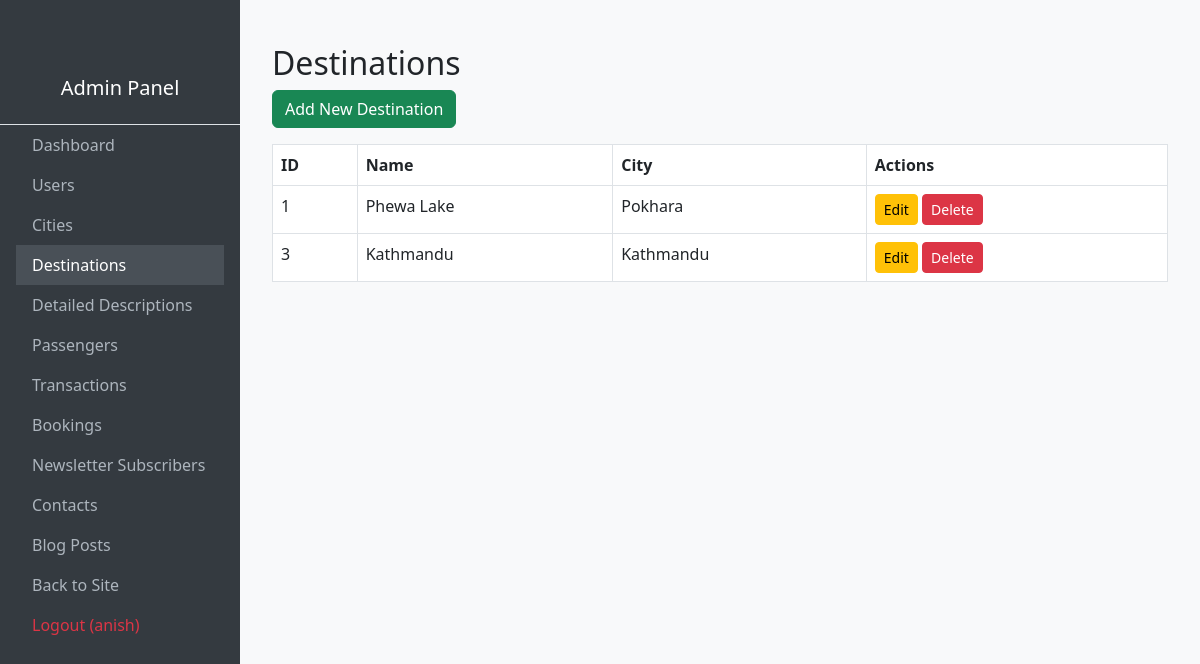
Before: /admin-panel/destinations/ (signed in) with the older database file.
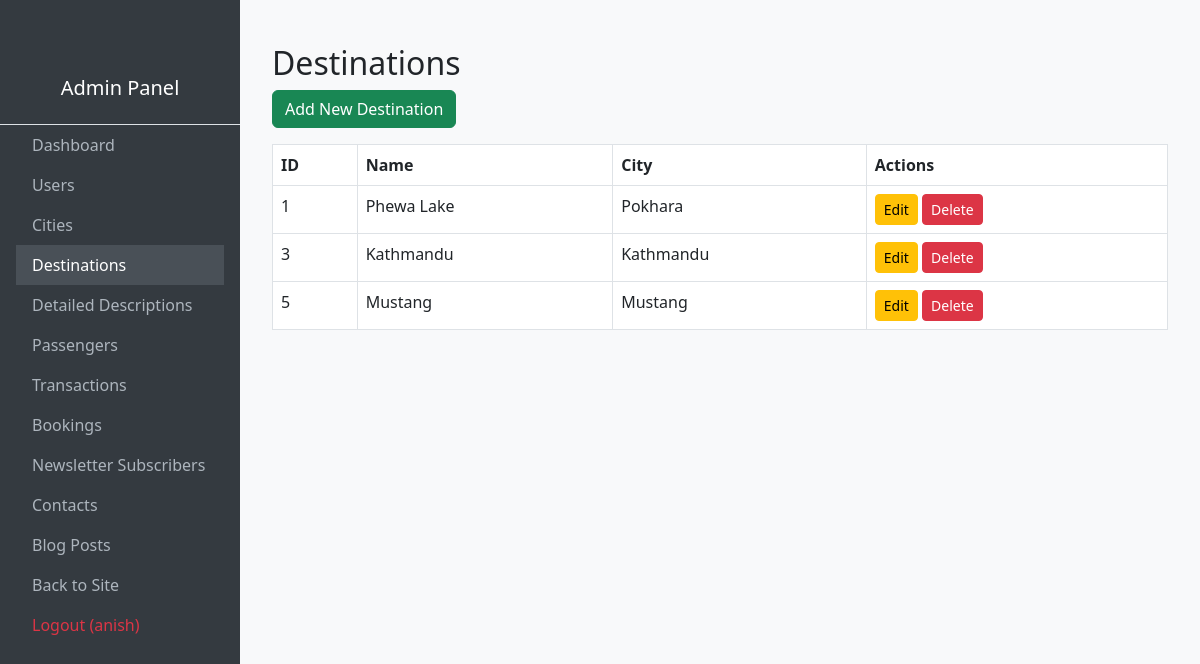
After: the same page with the newer database file.
### yatra/models.py (models this page shows, shortened)
class Destination(models.Model):
    city = models.ForeignKey(City, on_delete=models.CASCADE, related_name="destinations")
    name = models.CharField(max_length=50)
    img1 = models.ImageField(upload_to='pics')
    img2 = models.ImageField(upload_to='pics')

class City(models.Model):
    name = models.CharField(max_length=50, unique=True)
    image = models.ImageField(upload_to='city_images/')
    description = models.TextField(blank=True)
    country = models.CharField(max_length=50, blank=True)
    slug = models.SlugField(unique=True, blank=True)

### adminpanel/views.py (the view)
# urls.py: path('destinations/', views.destination_list, name='admin_destination_list'),
@staff_member_required
def destination_list(request):
    destinations = Destination.objects.all()
    return render(request, 'adminpanel/destination_list.html', {'destinations': destinations})

### Templates/adminpanel/destination_list.html
{% extends "base.html" %}
{% block content %}
<div class="container mt-4">
    <h2>Destinations</h2>
    <a href="{% url 'admin_destination_create' %}" class="btn btn-success mb-3">Add New Destination</a>
    <table class="table table-bordered table-hover">
        <thead>
            <tr><th>ID</th><th>Name</th><th>City</th><th>Actions</th></tr>
        </thead>
        <tbody>
            {% for destination in destinations %}
            <tr>
                <td>{{ destination.id }}</td>
                <td>{{ destination.name }}</td>
                <td>{{ destination.city.name }}</td>
                <td>
                    <a href="{% url 'admin_destination_edit' destination.id %}" class="btn btn-warning btn-sm">Edit</a>
                    <a href="{% url 'admin_destination_delete' destination.id %}" class="btn btn-danger btn-sm">Delete</a>
                </td>
            </tr>
            {% empty %}
            <tr><td colspan="4">No destinations found.</td></tr>
            {% endfor %}
        </tbody>
    </table>
</div>
{% endblock %}

Changed rows visible on the page:
added Destination: id "5", name "Mustang", city.name "Mustang"
